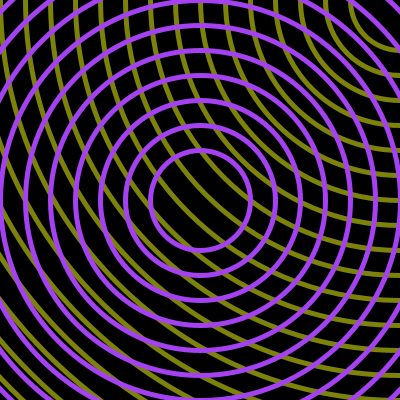
Frame 1 (no input)
Frame 60 (the mouse pressed at the canvas centre just before this capture): identical to frame 1, image omitted
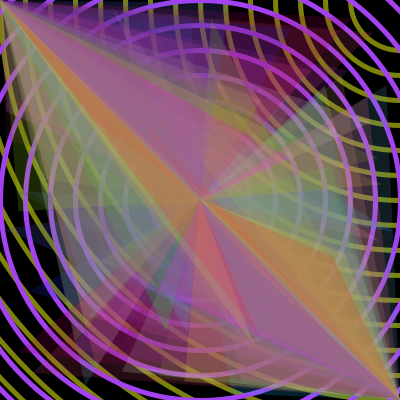
Frame 120 (the mouse held since frame 60 and released just before this capture)

The Processing sketch that drew these frames (run headless with seeded random() and noise(); from frame 60 on, the mouse is pressed at the canvas centre):

// Processing sketch: processing_135849
// ── processing_135849.pde

void setup(){ 
  size(400,400);
  background(0);
  stroke(125,130,10);
  strokeWeight(5);
  for (int i=100; i<10000; i=i+50){
    noFill();
    ellipse(400,0,i,i);
   }
   float r=random(255);
   float s=random(255);
   float t=random(255);
   for (int i=100; i<1000; i=i+50){
     stroke(r,s,t);
     ellipse(200,200,i,i);
   }
 }
 
void draw(){
if (mousePressed==true){ 
   float u=random(255);
   float v=random(255);
   float w=random(255);
   float x=random(400);
   float y=random(400);
   noStroke();
   fill(u,v,w,50);
   triangle(mouseX,mouseY,0,0,x,y);
   triangle(mouseX,mouseY,400,400,y,x);
  } 
  else {
  noStroke();
  }
}
